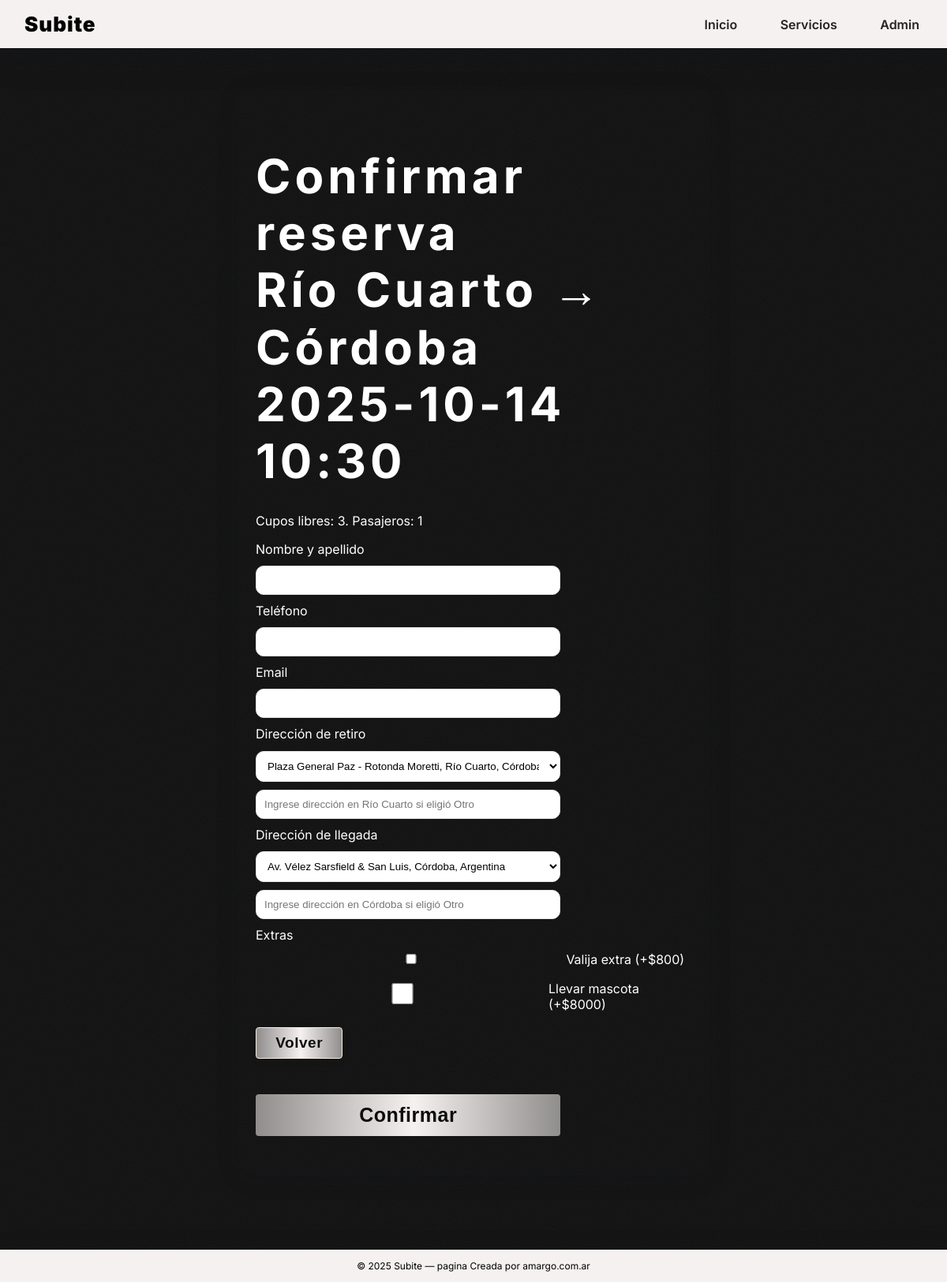
Screenshot of /shared/book/359 with the database file from the repository.
### app.py (models this page shows)
class TripSchedule(db.Model):
    id = db.Column(db.Integer, primary_key=True)
    route = db.Column(db.String(32), nullable=False)  # 'RC-CBA' or 'CBA-RC'
    date = db.Column(db.Date, nullable=False)
    time = db.Column(db.String(5), nullable=False)  # 'HH:MM'
    capacity = db.Column(db.Integer, nullable=False, default=CAPACITY_PER_TRIP)

class PriceConfig(db.Model):
    key = db.Column(db.String(64), primary_key=True)
    value = db.Column(db.Float, nullable=False)

### app.py (the view, shortened to what this page needs)
@app.route('/shared/book/<int:schedule_id>', methods=['GET', 'POST'])
def shared_book(schedule_id):
    sch = TripSchedule.query.get_or_404(schedule_id)
    if sch.date == date.today():
        if sch.time < now_hhmm():
            flash('Ese horario ya pasó y no puede reservarse.', 'error')
            return redirect(url_for('shared'))
    passengers = int(request.args.get('p', 1))
    taken = booked_seats(schedule_id)
    free = sch.capacity - taken
    if passengers > free:
        flash('Ese horario ya no tiene cupo suficiente.', 'error')
        return redirect(url_for('shared'))
    if sch.route == 'RC-CBA':
        llegada_options = DESTINOS_CORDOBA_CAPITAL
        retiro_options = DESTINOS_RIO_CUARTO
        llegada_ciudad = "Córdoba"
    else:
        llegada_options = DESTINOS_RIO_CUARTO
        retiro_options = DESTINOS_CORDOBA_CAPITAL
        llegada_ciudad = "Río Cuarto"
    tomorrow = date.today() + dtime(days=1)
    return render_template('shared_book.html', sch=sch, passengers=passengers, free=free,
                           llegada_options=llegada_options, retiro_options=retiro_options,
                           tomorrow=tomorrow, config_price = price('EXTRA_LUGGAGE'),
                           config_pet = price('PET'))

### app.py (called while the page is built)
def price(key, default=0.0):
    pc = PriceConfig.query.get(key)
    return pc.value if pc else default

def booked_seats(schedule_id):
    total = db.session.query(db.func.sum(SharedBooking.passengers)).filter(SharedBooking.schedule_id == schedule_id).scalar()
    return int(total or 0)

### templates/shared_book.html (shortened to what this page needs)
{% extends "base.html" %}
{% block content %}
<div class="card card-50">
  <h2>Confirmar reserva <br>{{ 'Río Cuarto → Córdoba' if sch.route=='RC-CBA' else 'Córdoba → Río Cuarto' }} <br> {{ sch.date }} {{ sch.time }}</h2>
  <p>Cupos libres: {{ free }}. Pasajeros: {{ passengers }}</p>
  <form method="post">
    <label>Nombre y apellido</label>
    <input name="name" required>
    <label>Teléfono</label>
    <input name="phone" required>
    <label>Email</label>
    <input name="email" type="email">
    <label>Dirección de retiro</label>
    <select id="pickup_select" name="pickup_address" required>
      {% for addr in retiro_options %}
      <option value="{{ addr }}">{{ addr }}</option>
      {% endfor %}
    </select>
    <input id="pickup_custom" name="pickup_address_custom" placeholder="Ingrese dirección en {{ 'Río Cuarto' if sch.route=='RC-CBA' else 'Córdoba' }} si eligió Otro" disabled>
    <label>Dirección de llegada</label>
    <select id="final_select" name="final_address_select" required>
      {% for addr in llegada_options %}
      <option value="{{ addr }}">{{ addr }}</option>
      {% endfor %}
    </select>
    <input id="final_custom" name="final_address_custom" placeholder="Ingrese dirección en {{ 'Córdoba' if sch.route=='RC-CBA' else 'Río Cuarto' }} si eligió Otro" disabled>
    <label>Extras</label>
    <div>
      <label><input type="checkbox" name="extra_luggage"> Valija extra (+${{ '%.0f'|format( (config_price or 0) ) }})</label>
      <label><input type="checkbox" name="pet"> Llevar mascota (+${{ '%.0f'|format( (config_pet or 0) ) }})</label>
    </div>
    <div>
      <a href="{{ url_for('shared') }}"><button type="button" class="secondary">Volver</button></a>
      <br>
    </div>
      <div>
      <button type="submit">Confirmar</button>
      <br>
    </div>
  </form>
</div>
{% endblock %}

### static/style.css (style rules this page uses)
:root { --bg:#181818; --fg:#ffffff; --muted:#000000; --brand:#ffffff; --accent:#F5EBDD; --card:#181818; --ok:#16a34a; --warn:#f59e0b; --err:#ef4444; --shadow:0 8px 28px rgba(17,24,39,0.12); --shadow-strong:0 14px 40px rgba(17,24,39,0.18); --border:1px solid rgba(17,24,39,0.08); --nav-bg: #F6F1F1; --nav-border: 1px solid rgba(255,255,255,0.08); --footer-height: 72px; }
* { box-sizing:border-box }
html,body { margin:0;padding:0;background:var(--bg);color:var(--fg);font-family:'Inter';font-weight:400;height:100%; max-width: 100vw; overflow-x: hidden; }
body { display:flex;flex-direction:column;min-height:100vh; }
body.bg-grain { background:var(--bg);position:relative }
body.bg-grain::before { content:"";position:fixed;inset:0;pointer-events:none; opacity:1.045;mix-blend-mode:multiply; }
.card { width:100%;background:transparent; border-radius:20px;padding:28px 24px;box-shadow:var(--shadow);margin:0;transition:opacity .3s ease;position:relative;overflow:hidden;text-align:left; }
.card-50 { width:50vw;margin-inline:auto; }
.card button { margin-top:1em;width: 70%; display: block; font-size:25px;font-weight:600;letter-spacing:.5px;padding:12px 18px;border-radius:4px;border:none;background:linear-gradient(to right, #908D8D 0%, #F6F1F1 52%, #908D8D 100%);color:#0C0C0C;transition:opacity .3s ease; text-decoration: none; }
.card button.secondary { width: 20%; background:linear-gradient(to right, #908D8D 0%, #F6F1F1 52%, #908D8D 100%);color:#0C0C0C;border:1px solid rgba(17,24,39,0.12);box-shadow:0 2px 10px rgba(17,24,39,0.08);text-decoration:none }
a { text-decoration: none; color: inherit; }
button { padding:10px 14px;border-radius:12px;border:1px solid var(--accent);background:linear-gradient(to right, #908D8D 0%, #F6F1F1 52%, #908D8D 100%);color:#0C0C0C;cursor:pointer;transition:opacity .3s ease;text-decoration:none }
.card button.secondary { background:linear-gradient(to right, #908D8D 0%, #F6F1F1 52%, #908D8D 100%);color:#0C0C0C;border:1px solid var(--accent);text-decoration:none; padding: 8px 8px; font-size: 19px; }
label { display:flex; font-family: 'Inter'; margin-bottom: 0.7em;font-size: 1em; }
input,select,textarea { width:70%;padding:10px;border-radius:10px;border:1.5px solid #e5e7eb;background:white;margin-bottom:10px }
h2 { font-family: 'Inter';font-weight: 700; font-size: 60px; margin-bottom: .5em; letter-spacing: 5px; }

### rows the page displays
TripSchedule: route "Río Cuarto → Córdoba", date "2025-10-14", time "10:30", pickup_address_custom "Ingrese dirección en Río Cuarto si eligió Otro", final_address_custom "Ingrese dirección en Córdoba si eligió Otro"
PriceConfig: value "800"
PriceConfig: value "8000"

### other values shown
{{ free }} "3"
{{ passengers }} "1"
{{ 2025 }} "2025"
form field pickup_address "Plaza General Paz - Rotonda Moretti, Río Cuarto, Córdoba, Argentina"
form field final_address_select "Av. Vélez Sarsfield & San Luis, Córdoba, Argentina"
